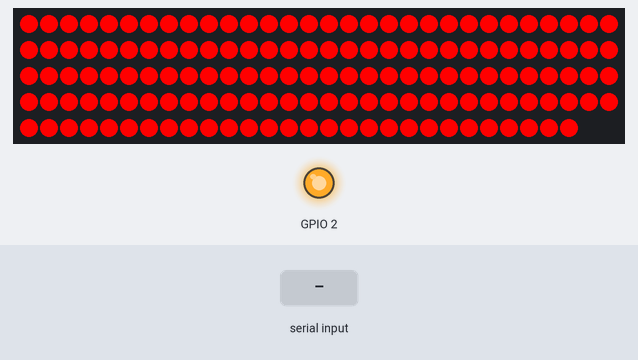
Simulated run of this sketch. Board: ESP8266 (NodeMCU). On the bench: 148 RGB LEDs in strip order, left to right, continuing on the next row, output pins drawn as LEDs (lit = HIGH, except the on-board LED, lit = LOW). Inputs (shaded band) come from the test bench. WiFi joins after 1.5 s; servers stay silent unless stated; what the sketch prints to the serial monitor is not drawn.

Above: at 1.61 s.
At 2.02 s:
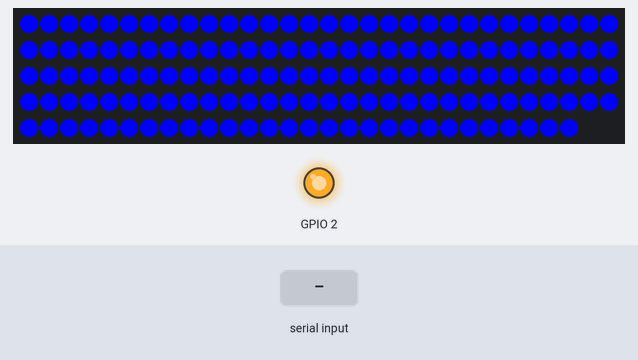
2.8 s: "reset" received over Serial
Timing chart, 0 to 5.8 s (numbered marks = the images above; inputs shaded):
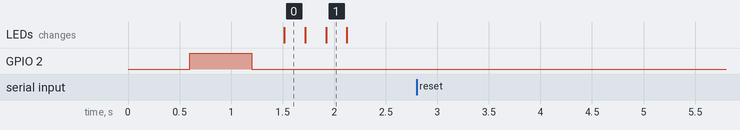

Measured:
- after the input at 2.8 s, every drawn part: stays the same

The sketch:

AmbilightESP.ino
```cpp
#include <NeoPixelBus.h>
#include <ESP8266WiFi.h>
//needed for library
#include <DNSServer.h>
#include <ESP8266WebServer.h>
#include <WiFiManager.h>          //https://github.com/tzapu/WiFiManager


#define pixelCount 148
#define pixelPin   13 //D7
const int SerialSpeed = 115200;


//for WIFI LED status
#include <Ticker.h>
Ticker ticker;
String incomingStr = "";
void tick()
{
  //toggle state
  int state = digitalRead(BUILTIN_LED);  // get the current state of GPIO1 pin
  digitalWrite(BUILTIN_LED, !state);     // set pin to the opposite state
}


//gets called when WiFiManager enters configuration mode
void configModeCallback (WiFiManager *myWiFiManager) {
  Serial.println("Entered config mode");
  Serial.println(WiFi.softAPIP());
  //if you used auto generated SSID, print it
  Serial.println(myWiFiManager->getConfigPortalSSID());
  //entered config mode, make led toggle faster
  ticker.attach(0.2, tick);
}

//WiFiManager
//Local intialization. Once its business is done, there is no need to keep it around
WiFiManager wifiManager;
//reset settings - for testing
//wifiManager.resetSettings();


WiFiServer server(23);
WiFiClient serverClients[1];


NeoPixelBus<NeoRgbFeature, NeoEsp8266BitBang800KbpsMethod> strip(pixelCount, pixelPin);
uint8_t*  pixelsPOINT = (uint8_t*)strip.Pixels();
uint8_t prefix[] = {'A', 'd', 'a'}, hi, lo, chk, i;
uint16_t effectbuf_position = 0;
enum mode { MODE_INITIALISE = 0, MODE_HEADER, MODE_CHECKSUM, MODE_DATA, MODE_SHOW, MODE_FINISH};
mode state = MODE_INITIALISE;
int effect_timeout = 0;
uint8_t prefixcount = 0;
unsigned long ada_sent = 0;
unsigned long pixellatchtime = 0;
const unsigned long serialTimeout = 15000;
long update_strip_time = 0;

void Adalight_Flash() {
    for(uint16_t i = 0; i < strip.PixelCount(); i++) {
      strip.SetPixelColor(i,RgbColor(255,0,0));
    }
    strip.Show();
    delay(200);
    for (uint16_t i = 0; i < strip.PixelCount(); i++) {
      strip.SetPixelColor(i,RgbColor(0,255,0));
    }
    strip.Show();
    delay(200);
    for (uint16_t i = 0; i < strip.PixelCount(); i++) {
      strip.SetPixelColor(i,RgbColor(0,0,255));
    }
    strip.Show();
    delay(200);
    for (uint16_t i = 0; i < strip.PixelCount(); i++) {
      strip.SetPixelColor(i,RgbColor(0,0,0));
    }
    strip.Show();
}

void Adalight () {

  switch (state) {

    case MODE_INITIALISE:
      Serial.println("Begining of Adalight");
      Adalight_Flash();
      state = MODE_HEADER;

    case MODE_HEADER:

      effectbuf_position = 0; // reset the buffer position for DATA collection...

          //if(Serial.available()) { // if there is serial available... process it... could be 1  could be 100....
          if(serverClients[0].available()) {

            //for (int i = 0; i < Serial.available(); i++) {  // go through every character in serial buffer looking for prefix...
            for (int i = 0; i < serverClients[0].available(); i++) {  // go through every character in serial buffer looking for prefix...

              //if (Serial.read() == prefix[prefixcount]) { // if character is found... then look for next...
              if (serverClients[0].read() == prefix[prefixcount]) { // if character is found... then look for next...
                  prefixcount++;
              } else prefixcount = 0;  //  otherwise reset....  ////

            if (prefixcount == 3) {
              effect_timeout = millis(); // generates START TIME.....
              state = MODE_CHECKSUM; // Move on to next state
              prefixcount = 0; // keeps track of prefixes found... might not be the best way to do this.
              break;
            } // end of if prefix == 3

            } // end of for loop going through serial....
            //} else if (!Serial.available() && (ada_sent + 5000) < millis()) {
            } else if (!serverClients[0].available() && (ada_sent + 5000) < millis()) {
                  //Serial.print("Ada\n"); // Send "Magic Word" string to host every 5 seconds...
                  if(serverClients[0].connected()) serverClients[0].print("Ada\n"); // Send "Magic Word" string to host every 5 seconds...
                  ada_sent = millis();
            }

    break;

    case MODE_CHECKSUM:

        //if (Serial.available() >= 3) {
        if (serverClients[0].available() >= 3) {
          hi  = serverClients[0].read();
          lo  = serverClients[0].read();
          chk = serverClients[0].read();
          //hi  = Serial.read();
          //lo  = Serial.read();
          //chk = Serial.read();
          if(chk == (hi ^ lo ^ 0x55)) {
            state = MODE_DATA;
          } else {
            state = MODE_HEADER; // ELSE RESET.......
          }
        }

      if((effect_timeout + 1000) < millis()) state = MODE_HEADER; // RESET IF BUFFER NOT FILLED WITHIN 1 SEC.

      break;

    case MODE_DATA:

        //while(Serial.available() && effectbuf_position < 3 * strip.PixelCount()) {
        while(serverClients[0].available() && effectbuf_position < 3 * strip.PixelCount()) {
          //pixelsPOINT[effectbuf_position++] = Serial.read();
          pixelsPOINT[effectbuf_position++] = serverClients[0].read();
        }

      if(effectbuf_position >= 3*pixelCount) { // goto show when buffer has recieved enough data...
        state = MODE_SHOW;
        break;
      }

      if((effect_timeout + 1000) < millis()) state = MODE_HEADER; // RESUM HEADER SEARCH IF BUFFER NOT FILLED WITHIN 1 SEC.

      break;

    case MODE_SHOW:

      strip.Dirty(); // MUST USE if you're using the direct buffer version...
      pixellatchtime = millis();
      state = MODE_HEADER;
      break;

    case MODE_FINISH:

    // nothing in here...

    break;
    }

}


/*void WiFiEvent(WiFiEvent_t event) {
    switch(event) {
        case WIFI_EVENT_STAMODE_GOT_IP:
            Serial.println("WiFi connected");
            Serial.print("IP address: ");
            Serial.println(WiFi.localIP());
            break;
        case WIFI_EVENT_STAMODE_DISCONNECTED:
            break;
    }
}*/

void setup() {
    Serial.begin(SerialSpeed);

     //set led pin as output
  pinMode(BUILTIN_LED, OUTPUT);
  // start ticker with 0.5 because we start in AP mode and try to connect
  ticker.attach(0.6, tick);
  //set callback that gets called when connecting to previous WiFi fails, and enters Access Point mode
  wifiManager.setAPCallback(configModeCallback);

  //fetches ssid and pass and tries to connect
  //if it does not connect it starts an access point with the specified name
  //here  "GaganAmbiLight"
  //and goes into a blocking loop awaiting configuration
  if (!wifiManager.autoConnect("GaganAmbiLight")) {
    Serial.println("failed to connect and hit timeout");
    //reset and try again, or maybe put it to deep sleep
    ESP.reset();
    delay(1000);
  }

  //if you get here you have connected to the WiFi
  Serial.println("connected...yeey :)");
  Serial.println(WiFi.localIP());
  ticker.detach();
  //keep LED on
  digitalWrite(BUILTIN_LED, LOW);

    Serial.println();
    strip.Begin();
    strip.Show();
   // WiFi.onEvent(WiFiEvent);
   // WiFi.begin("NPMGroup-Guest");
    server.begin();
    server.setNoDelay(true);
}

void loop() {
    if (Serial.available() > 0) {
              incomingStr = Serial.readString();
              incomingStr.trim();
              if (incomingStr.equals("reset")) {
                  Serial.print("Resetting......");
                  wifiManager.resetSettings();
              }
        }
    if(millis() - update_strip_time > 30) {
      strip.Show();
      update_strip_time = millis();
    };
    tcp();
    Adalight();

}

void tcp() {
   if(server.hasClient()) {
     serverClients[0] = server.available();
   }
}
```
